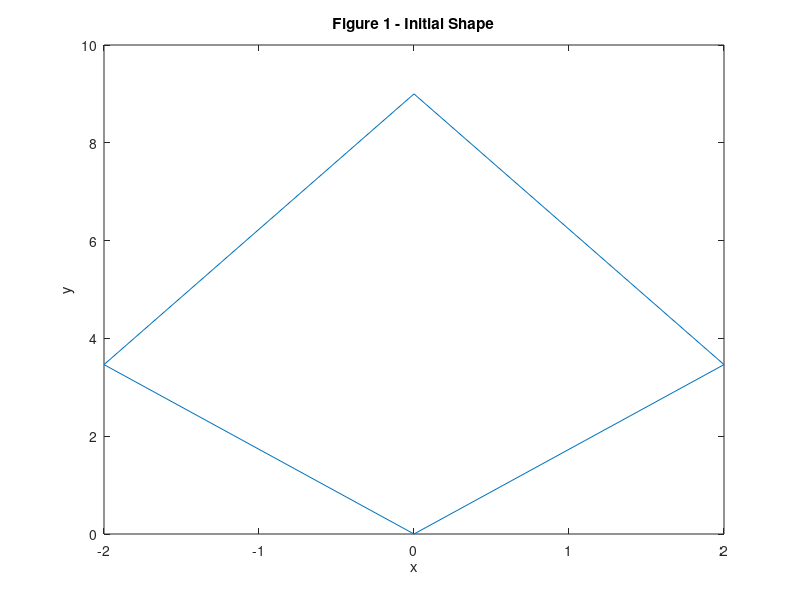
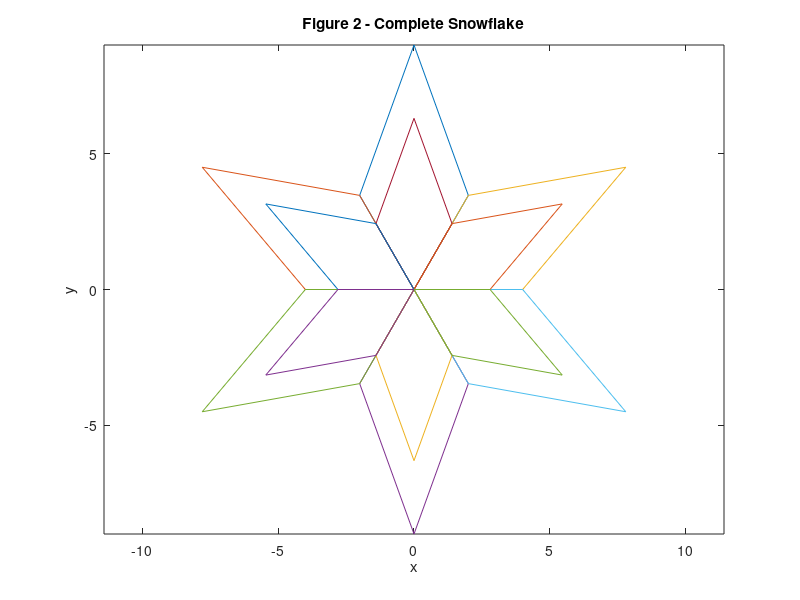

Reproduce these figures in MATLAB, in order.
%Lawrence Custodio
%HW 1 Problem 4
clc; clear all; close all;
%Given coordinates:
A = [0;0];
B = [2;2*sqrt(3)];
C = [0;9];
D = [-2;2*sqrt(3)];
x0=[A(1),B(1),C(1),D(1),A(1)];
y0=[A(2),B(2),C(2),D(2),A(2)];
%In Matrix Form:
init = [x0;y0;ones(1,length(x0))];

%Part1, Figure 1: Initial Shape
plot(x0,y0)
title('Figure 1 - Initial Shape');
xlabel('x');ylabel('y');

%For figure 2:
figure
plot(x0,y0);hold on
title('Figure 2 - Complete Snowflake');
xlabel('x');ylabel('y');
axis equal;

%Parts 2-4: Defining "Upper Half" - X1 and X2
theta = (60*pi)/180;
RCW = [cos(theta) sin(theta) 0;
        -sin(theta) cos(theta) 0;
        0 0 1]; %60deg CounterCW
RCCW = [cos(theta) -sin(theta) 0;
       sin(theta) cos(theta) 0;
        0 0 1]; %60deg CW
    
%X1 - CounterClockwise 60deg
X1matrix = RCCW*init;
X1x = X1matrix(1,:);
X1y = X1matrix(2,:);

%X2 - CW 60deg
X2matrix = RCW*init;
X2x = X2matrix(1,:);
X2y = X2matrix(2,:);

plot(X1x,X1y);
plot(X2x,X2y);

%Parts 5-6: Lower half, reflect on x-axis
refx = [1 0 0; 
        0 -1 0; 
        0 0 1];%x-axis reflect matrix
    
%Reflect the original figure
ref0 =  refx*init;
ref0x = ref0(1,:);
ref0y = ref0(2,:);

%Reflect X1
ref1 = refx*X1matrix;
ref1x = ref1(1,:);
ref1y = ref1(2,:);

%Reflect X2
ref2 = refx*X2matrix;
ref2x = ref2(1,:);
ref2y = ref2(2,:);

plot(ref0x,ref0y);
plot(ref1x,ref1y);
plot(ref2x,ref2y);

%Part 7: Scaling
scale = 0.7;
scx = [scale 0 0;
        0 scale 0;
        0 0 1];

%Original
s0 = scx*init;
s0x = s0(1,:);
s0y = s0(2,:);
plot(s0x,s0y);

%X1 and X2
s1 = scx*X1matrix;
s1x = s1(1,:);
s1y = s1(2,:);
plot(s1x,s1y);

s2 = scx*X2matrix;
s2x = s2(1,:);
s2y = s2(2,:);
plot(s2x,s2y);

%Reflections
s3 = scx*ref0;
s3x = s3(1,:);
s3y = s3(2,:);
plot(s3x,s3y)

s4 = scx*ref1;
s4x = s4(1,:);
s4y = s4(2,:);
plot(s4x,s4y)

s5 = scx*ref2;
s5x = s5(1,:);
s5y = s5(2,:);
plot(s5x,s5y)
